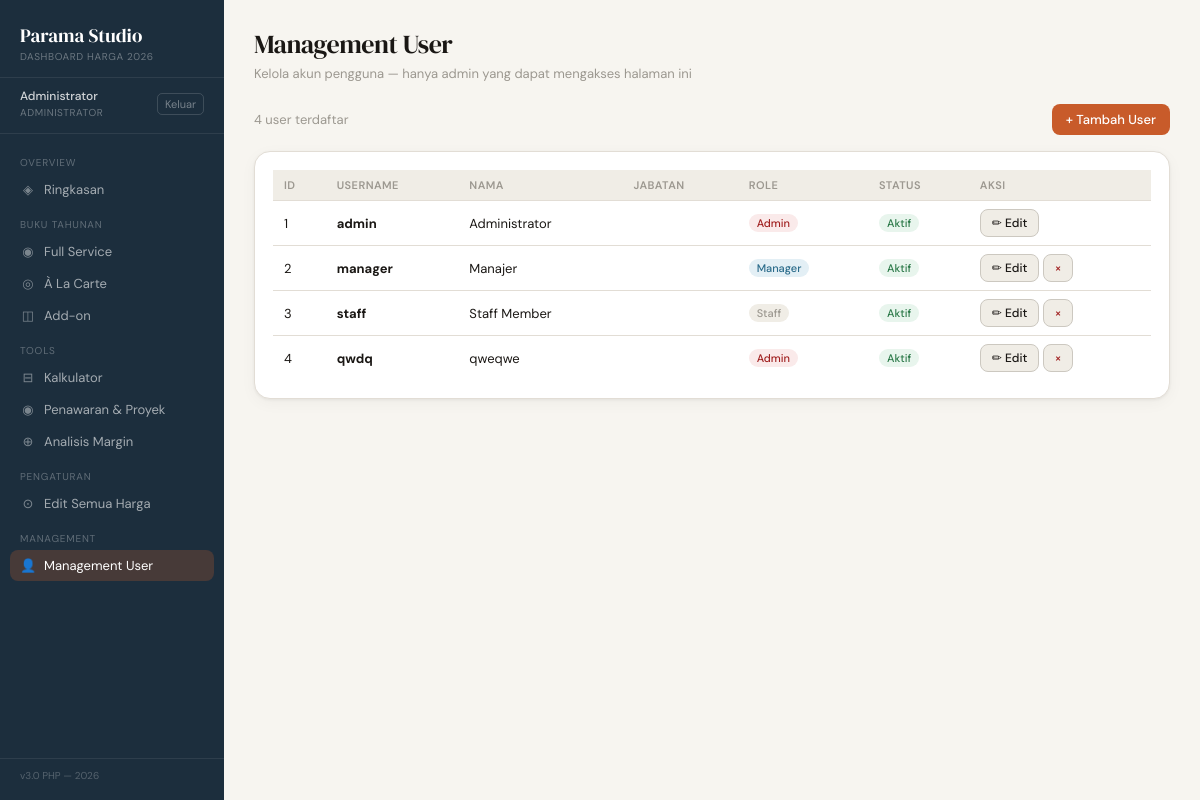
The page /pages/users.php (signed in) on the database its author committed.
### tables this page shows
CREATE TABLE `users` (
  `id` int(11) NOT NULL AUTO_INCREMENT,
  `username` varchar(50) NOT NULL,
  `password` varchar(255) NOT NULL,
  `name` varchar(100) NOT NULL,
  `position` varchar(100) DEFAULT NULL,
  `role_id` int(11) NOT NULL,
  `is_active` tinyint(1) DEFAULT 1,
  `created_at` timestamp NOT NULL DEFAULT current_timestamp(),
  PRIMARY KEY (`id`),
  UNIQUE KEY `username` (`username`),
  KEY `role_id` (`role_id`),
  CONSTRAINT `users_ibfk_1` FOREIGN KEY (`role_id`) REFERENCES `roles` (`id`)
);

CREATE TABLE `roles` (
  `id` int(11) NOT NULL AUTO_INCREMENT,
  `name` varchar(50) NOT NULL,
  `label` varchar(100) NOT NULL,
  `permissions` longtext NOT NULL CHECK (json_valid(`permissions`)),
  `created_at` timestamp NOT NULL DEFAULT current_timestamp(),
  PRIMARY KEY (`id`),
  UNIQUE KEY `name` (`name`)
);

### config/db.php (called while the page is built, shortened)
<?php
class MySQLDb {
    private $pdo;
    public function __construct($pdo) {
        $this->pdo = $pdo;
    }
    public function getAllUsers() {
        $stmt = $this->pdo->query(
            "SELECT u.id, u.username, u.name, u.position, u.role_id, u.is_active, u.created_at,
                    r.name as role, r.label as role_label
             FROM users u
             JOIN roles r ON r.id = u.role_id
             ORDER BY u.id"
        );
        $users = [];
        while ($row = $stmt->fetch(PDO::FETCH_ASSOC)) {
            $row['is_active'] = (bool)$row['is_active'];
            $users[] = $row;
        }
        return $users;
    }
}
function getDB() {
    return $GLOBALS['_db_instance'];
}

### pages/users.php (the view, shortened to what this page needs)
<?php
require_once __DIR__ . '/../config/db.php';
include __DIR__ . '/../includes/header.php';
$db = getDB();
$allUsers = $db->getAllUsers();
?>
<body>
<div class="app">
<?php include __DIR__ . '/../includes/sidebar.php'; ?>
<main class="main">
<div class="page active" id="page-users">
  <div class="ph">
    <div class="pt">Management User</div>
    <div class="ps">Kelola akun pengguna — hanya admin yang dapat mengakses halaman ini</div>
  </div>
  <div style="display:flex;justify-content:space-between;align-items:center;margin-bottom:16px">
    <div style="font-size:13px;color:var(--text3)"><?= count($allUsers) ?> user terdaftar</div>
    <button class="btn bp" onclick="document.getElementById('modal-add').style.display='flex'">+ Tambah User</button>
  </div>
  <div class="card">
    <div class="tw">
      <table>
        <thead><tr>
          <th>ID</th><th>Username</th><th>Nama</th><th>Jabatan</th><th>Role</th><th>Status</th><th>Aksi</th>
        </tr></thead>
        <tbody>
        <?php foreach($allUsers as $u): ?>
          <tr>
            <td><?= $u['id'] ?></td>
            <td><b><?= htmlspecialchars($u['username']) ?></b></td>
            <td><?= htmlspecialchars($u['name']) ?></td>
            <td><?= htmlspecialchars($u['position'] ?? '') ?></td>
            <td><span class="badge <?= $u['role']==='admin'?'bdan':($u['role']==='manager'?'binf':'bgra') ?>"><?= ucfirst($u['role']) ?></span></td>
            <td><?= $u['is_active'] ? '<span class="badge bsuc">Aktif</span>' : '<span class="badge bgra">Nonaktif</span>' ?></td>
            <td>
              <button class="btn bs bsm" onclick="editUser(<?= $u['id'] ?>,'<?= htmlspecialchars($u['username']) ?>','<?= htmlspecialchars($u['name']) ?>',<?= $u['role_id'] ?>,<?= $u['is_active'] ?>,'<?= htmlspecialchars($u['position']??'') ?>')">✏ Edit</button>
              <?php if($u['id'] != $user['id']): ?>
              <button class="btn bs bsm" style="color:var(--danger)" onclick="if(confirm('Hapus user <?= htmlspecialchars($u['username']) ?>?'))deleteUser(<?= $u['id'] ?>)">×</button>
              <?php endif; ?>
            </td>
          </tr>
        <?php endforeach; ?>
        </tbody>
      </table>
    </div>
  </div>
</div>
</main>
</div>
</body></html>

### includes/header.php (style rules this page uses)
:root { --bg:#F7F5F0;--surface:#FFF;--surface2:#F0EDE6;--border:#E2DDD5;--border2:#CCC8C0;--text:#1A1714;--text2:#5C5750;--text3:#9C9890;--accent:#C85B2A;--accent-light:#F5EAE3;--accent2:#2A6B8A;--accent2-light:#E3EFF5;--success:#2D7A4A;--success-bg:#E8F5ED;--warning:#8A5F1A;--warning-bg:#FDF3E3;--danger:#A02020;--danger-bg:#FAEAEA;--navy:#1C2E3D;--grad:#1A5C3A;--grad-light:#E5F2EC;--font-d:'DM Serif Display',Georgia,serif;--font-b:'DM Sans',sans-serif;--r:10px;--rl:16px;--sh:0 1px 3px rgba(0,0,0,.06),0 4px 16px rgba(0,0,0,.04) }
* { box-sizing:border-box;margin:0;padding:0 }
html { font-size:14px }
body { background:var(--bg);font-family:var(--font-b);color:var(--text);min-height:100vh;padding-top:0 }
.app { display:grid;grid-template-columns:224px 1fr;min-height:100vh }
.main { overflow:hidden }
.page { display:none;padding:26px 30px;max-width:1120px }
.page.active { display:block }
.ph { margin-bottom:22px }
.pt { font-family:var(--font-d);font-size:26px;letter-spacing:-.5px }
.ps { font-size:13px;color:var(--text3);margin-top:3px }
.card { background:var(--surface);border:1px solid var(--border);border-radius:var(--rl);padding:18px;box-shadow:var(--sh) }
.tw { overflow-x:auto }
table { width:100%;border-collapse:collapse;font-size:13px }
th { background:var(--surface2);padding:8px 11px;text-align:left;font-size:11px;font-weight:600;color:var(--text3);text-transform:uppercase;letter-spacing:.04em;border-bottom:1px solid var(--border);white-space:nowrap }
td { padding:8px 11px;border-bottom:1px solid var(--border);color:var(--text);vertical-align:middle }
tr:last-child td { border-bottom:none }
.btn { display:inline-flex;align-items:center;gap:5px;padding:7px 14px;border-radius:8px;font-size:13px;font-weight:500;cursor:pointer;border:none;transition:all .15s;font-family:var(--font-b);text-decoration:none }
.bp { background:var(--accent);color:#fff }
.bs { background:var(--surface2);color:var(--text);border:1px solid var(--border2) }
.bsm { padding:5px 11px;font-size:12px }
.badge { display:inline-block;padding:2px 8px;border-radius:20px;font-size:11px;font-weight:500 }
.bsuc { background:var(--success-bg);color:var(--success) }
.bdan { background:var(--danger-bg);color:var(--danger) }
.binf { background:var(--accent2-light);color:var(--accent2) }
.bgra { background:var(--surface2);color:var(--text3) }

### rows shown on the page
users: id "1", username "admin", name "Administrator", role.name "Admin", is_active "Aktif"
users: id "2", username "manager", name "Manajer", role.name "Manager", is_active "Aktif"
users: id "3", username "staff", name "Staff Member", role.name "Staff", is_active "Aktif"
users: id "4", username "qwdq", name "qweqwe", role.name "Admin", is_active "Aktif"

### other values the page prints
$_SESSION['user']['name'] "Administrator"
$_SESSION['user']['role_label'] "ADMINISTRATOR"
$ico "◈ ◉ ◎ ◫ ⊟ ◉ ⊕ ⊙"
$label "Ringkasan Full Service À La Carte Add-on Kalkulator Penawaran & Proyek Analisis Margin Edit Semua Harga"
count($allUsers) "4"
